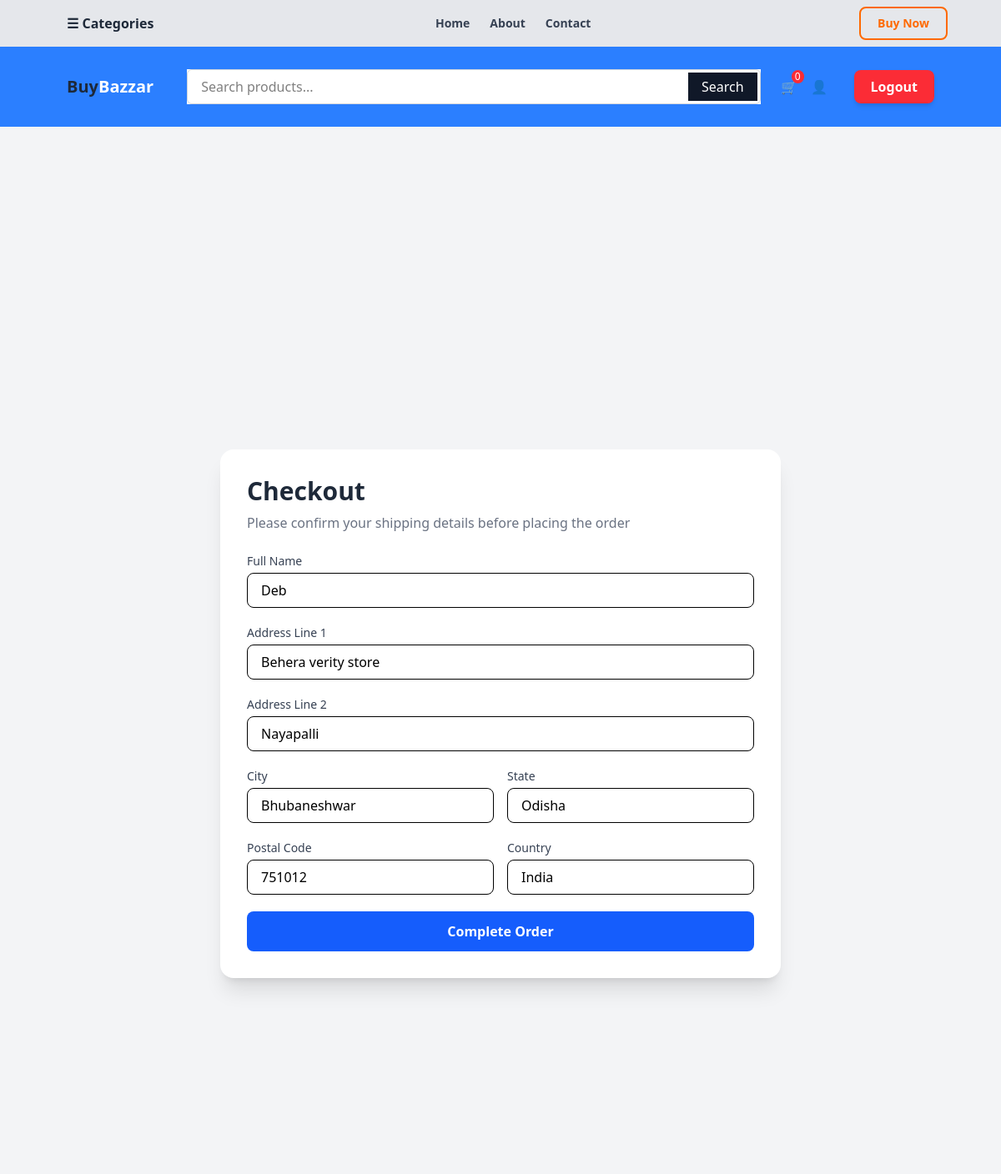
Screenshot of /orders/checkout/ (signed in) with the database file from the repository.
### orders/models.py (models this page shows)
class Address(models.Model):
    user = models.ForeignKey(User,on_delete=models.CASCADE)
    full_name = models.CharField(max_length=20)
    phone = models.CharField(max_length=20)
    line1 = models.CharField(max_length=255)
    line2 = models.CharField(max_length=255)
    city = models.CharField(max_length=100)
    state = models.CharField(max_length=100)
    postal_code = models.CharField(max_length=20)
    country = models.CharField(max_length=100)

### orders/views.py (the view)
# urls.py: path('checkout/',views.checkout,name='checkout'),
def checkout(request):
    if request.user.is_authenticated:
        try:
            address = Address.objects.get(user=request.user)
            return render(request,'orders/checkout.html',{'address':address})
        except:
           return render(request,'orders/checkout.html')
    else:
        return render(request,'orders/checkout.html')

### cart/cart.py (called while the page is built)
    def __len__(self):
        return sum(int(item['qty']) for item in self.cart.values())

### cart/context_processors.py (called while the page is built)
def cart(request):
    return{'cart':Cart(request)}

### orders/templates/orders/checkout.html (shortened to what this page needs)
{% extends 'myapp/base.html' %}
{% block body %}
<div class="min-h-screen bg-gray-100 flex items-center justify-center px-4 py-10">
  <div class="w-full max-w-2xl bg-white shadow-xl rounded-2xl p-8">
    <h1 class="text-3xl font-bold text-gray-800 mb-2">
      Checkout
    </h1>
    <p class="text-gray-500 mb-6">
      Please confirm your shipping details before placing the order
    </p>
    <form method="POST" id="checkout-form" class="space-y-5">
      <div>
        <label class="block text-sm font-medium text-gray-700 mb-1">
          Full Name
        </label>
        <input type="text" value="{{ address.full_name }}"
          class="w-full px-4 py-2 border rounded-lg focus:ring-2 focus:ring-blue-500 focus:outline-none">
      </div>
      <div>
        <label class="block text-sm font-medium text-gray-700 mb-1">
          Address Line 1
        </label>
        <input type="text" value="{{ address.line1 }}"
          class="w-full px-4 py-2 border rounded-lg focus:ring-2 focus:ring-blue-500 focus:outline-none">
      </div>
      <div>
        <label class="block text-sm font-medium text-gray-700 mb-1">
          Address Line 2
        </label>
        <input type="text" value="{{ address.line2 }}"
          class="w-full px-4 py-2 border rounded-lg focus:ring-2 focus:ring-blue-500 focus:outline-none">
      </div>
      <div class="grid grid-cols-1 md:grid-cols-2 gap-4">
        <div>
          <label class="block text-sm font-medium text-gray-700 mb-1">
            City
          </label>
          <input type="text" value="{{ address.city }}"
            class="w-full px-4 py-2 border rounded-lg focus:ring-2 focus:ring-blue-500 focus:outline-none">
        </div>
        <div>
          <label class="block text-sm font-medium text-gray-700 mb-1">
            State
          </label>
          <input type="text" value="{{ address.state }}"
            class="w-full px-4 py-2 border rounded-lg focus:ring-2 focus:ring-blue-500 focus:outline-none">
        </div>
      </div>
      <div class="grid grid-cols-1 md:grid-cols-2 gap-4">
        <div>
          <label class="block text-sm font-medium text-gray-700 mb-1">
            Postal Code
          </label>
          <input type="text" value="{{ address.postal_code }}"
            class="w-full px-4 py-2 border rounded-lg focus:ring-2 focus:ring-blue-500 focus:outline-none">
        </div>
        <div>
          <label class="block text-sm font-medium text-gray-700 mb-1">
            Country
          </label>
          <input type="text" value="{{ address.country }}"
            class="w-full px-4 py-2 border rounded-lg focus:ring-2 focus:ring-blue-500 focus:outline-none">
        </div>
      </div>
      <button type="submit"
        class="w-full bg-blue-600 text-white py-3 rounded-lg font-semibold hover:bg-blue-700 transition duration-300">
        Complete Order
      </button>
    </form>
  </div>
</div>
{% endblock %}

### rows the page displays
Address: full_name "Deb", line1 "Behera verity store", line2 "Nayapalli", city "Bhubaneshwar", state "Odisha", postal_code "751012", country "India"
